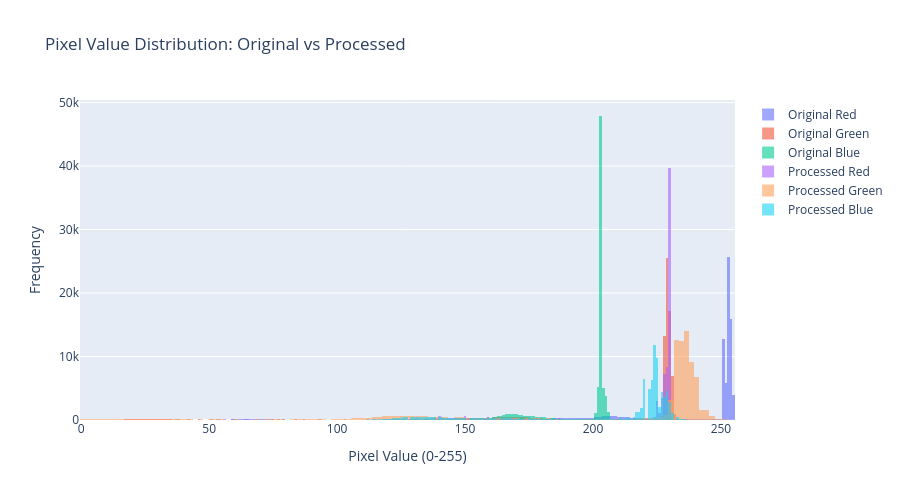

Notebook code for this chart:
### Markdown cell above
<style>
/* ===== LIGHT CYAN EDA STYLE ===== */
.eda-intro {
    direction: rtl;
    text-align: right;
    font-family: 'Arial', sans-serif;
    margin: 30px auto;
    max-width: 1400px;
}

.eda-container {
    background: #E3F2FD;
    border-radius: 10px;
    padding: 22px;
    margin-bottom: 18px;
    border: 1.5px solid #90CAF9;
}

.eda-title {
    color: #1565C0;
    border-right: 4px solid #42A5F5;
    padding-right: 14px;
    margin-bottom: 18px;
    font-size: 1.55em;
    font-weight: bold;
}

.eda-text-box {
    background: #F1F8FF;
    padding: 14px 16px;
    margin: 12px 0;
    border-radius: 8px;
    border-right: 3px solid #64B5F6;
    color: #0D47A1;
    line-height: 1.9;
    font-size: 0.98em;
    max-width: 1320px;
}

.eda-highlight {
    color: #1565C0;
    font-weight: bold;
}

.eda-note {
    color: #0D47A1;
    font-weight: bold;
    margin-top: 20px;
    padding: 12px;
    background-color: #E3F2FD;
    border: 1.5px dashed #64B5F6;
    border-radius: 8px;
    text-align: center;
    font-size: 0.95em;
}
</style>

<div class="eda-intro">

<div class="eda-container">
    <div class="eda-title">📊 تحليل القيم اللونية (Pixel Statistics)</div>
    <div class="eda-text-box">
        في هذه الخلية يتم إجراء
        <span class="eda-highlight">تحليل إحصائي للقيم اللونية</span>
        داخل الصورة، وذلك من خلال دراسة توزيع قيم
        البكسلات لكل قناة لونية (RGB).
    </div>
    <div class="eda-text-box">
        يتم اختيار صورة عشوائية من بيانات التدريب،
        ثم تطبيق مجموعة من خطوات المعالجة المسبقة
        مثل إزالة الضوضاء، تحسين التباين باستخدام
        <span class="eda-highlight">CLAHE</span>،
        وتصحيح الألوان بطريقة
        <span class="eda-highlight">Gray World</span>.
    </div>
    <div class="eda-text-box">
        بعد ذلك يتم رسم
        <span class="eda-highlight">هيستوجرام تفاعلي</span>
        يوضح توزيع قيم البكسلات قبل المعالجة
        وبعدها لكل قناة لونية، مما يسمح بمقارنة
        التغيرات التي أحدثتها المعالجة المسبقة.
    </div>

</div>

<div class="eda-note">
    ℹ️ يساعد هذا التحليل على فهم تأثير المعالجة المسبقة على التوزيع اللوني للصورة وتقييم مدى تحسين التباين والتوازن اللوني.
</div>

</div>

### Code cell
# =========================
# Step 12b: Pixel Statistics (Interactive Histogram)
# =========================

import cv2
import numpy as np
from pathlib import Path
import plotly.graph_objects as go
import random

TRAIN_PATH = Path("datasat orginal/Train")
TARGET_SIZE = (300, 300)

# اختيار صورة عشوائية
class_dir = random.choice([d for d in TRAIN_PATH.iterdir() if d.is_dir()])
img_path = random.choice(list(class_dir.iterdir()))

# قراءة الصورة وتحويلها إلى RGB + Resize
img_original = cv2.imread(str(img_path))
img_original = cv2.cvtColor(img_original, cv2.COLOR_BGR2RGB)
img_resized = cv2.resize(img_original, TARGET_SIZE)

# مثال: بعد Denoising + CLAHE + Color Correction (يمكن تعديل حسب رغبتك)
import cv2
# Denoising Bilateral
img_denoised = cv2.bilateralFilter(img_resized, d=9, sigmaColor=75, sigmaSpace=75)

# CLAHE
lab = cv2.cvtColor(img_denoised, cv2.COLOR_RGB2LAB)
l, a, b = cv2.split(lab)
clahe = cv2.createCLAHE(clipLimit=2.0, tileGridSize=(8,8))
l_clahe = clahe.apply(l)
img_clahe = cv2.cvtColor(cv2.merge([l_clahe, a, b]), cv2.COLOR_LAB2RGB)

# Color Correction (Gray World)
avgR, avgG, avgB = np.mean(img_clahe[:,:,0]), np.mean(img_clahe[:,:,1]), np.mean(img_clahe[:,:,2])
avgGray = (avgR + avgG + avgB)/3
img_color_corrected = img_clahe.astype(np.float32)
img_color_corrected[:,:,0] = np.clip(img_color_corrected[:,:,0] * (avgGray/avgR),0,255)
img_color_corrected[:,:,1] = np.clip(img_color_corrected[:,:,1] * (avgGray/avgG),0,255)
img_color_corrected[:,:,2] = np.clip(img_color_corrected[:,:,2] * (avgGray/avgB),0,255)
img_color_corrected = img_color_corrected.astype(np.uint8)

# ---------------------
# رسم هيستوجرام تفاعلي لكل قناة قبل وبعد
# ---------------------
fig = go.Figure()

# Original
for i, color in enumerate(['Red','Green','Blue']):
    fig.add_trace(go.Histogram(
        x=img_resized[:,:,i].flatten(),
        name=f'Original {color}',
        opacity=0.6
    ))

# After preprocessing
for i, color in enumerate(['Red','Green','Blue']):
    fig.add_trace(go.Histogram(
        x=img_color_corrected[:,:,i].flatten(),
        name=f'Processed {color}',
        opacity=0.6
    ))

fig.update_layout(
    barmode='overlay',
    title="Pixel Value Distribution: Original vs Processed",
    xaxis_title="Pixel Value (0-255)",
    yaxis_title="Frequency",
    height=500
)
fig.show()

### Figure 1 — Plotly figure (JSON) as saved in the notebook; plotly's stock layout.template omitted (floating-point values rounded to 4 significant figures; data arrays with more than 128 entries replaced by an {"elided": "..."} marker saying what was removed)
{"data": [{"name": "Original Red", "opacity": 0.6, "type": "histogram", "x": {"elided": "90000 int values"}}, {"name": "Original Green", "opacity": 0.6, "type": "histogram", "x": {"elided": "90000 int values"}}, {"name": "Original Blue", "opacity": 0.6, "type": "histogram", "x": {"elided": "90000 int values"}}, {"name": "Processed Red", "opacity": 0.6, "type": "histogram", "x": {"elided": "90000 int values"}}, {"name": "Processed Green", "opacity": 0.6, "type": "histogram", "x": {"elided": "90000 int values"}}, {"name": "Processed Blue", "opacity": 0.6, "type": "histogram", "x": {"elided": "90000 int values"}}], "layout": {"barmode": "overlay", "height": 500, "title": {"text": "Pixel Value Distribution: Original vs Processed"}, "xaxis": {"title": {"text": "Pixel Value (0-255)"}}, "yaxis": {"title": {"text": "Frequency"}}}}
